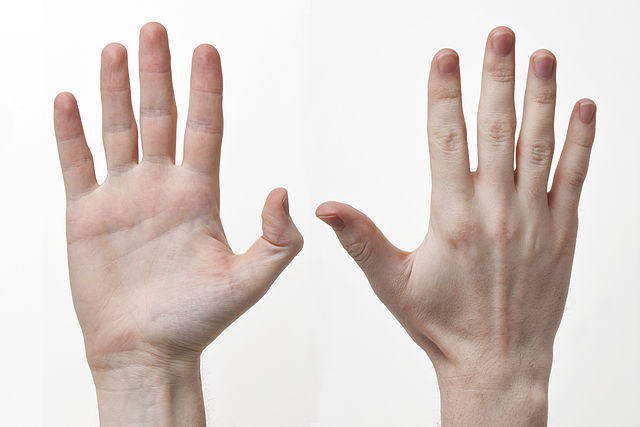
#> input picture images/hand.jpg, 640 x 427 px
$ python imread5.py
#> lines starting #> are read from the running program, lines starting #| are printed output that depends on the picture; after the words box and inside, x2 and y2 are one past the last pixel; in counts of white or black regions, pixels touching at a corner belong together
import cv2
import numpy as np

def nothing(x):
    pass

def createTrackbar():
    cv2.namedWindow("lower1")
    cv2.createTrackbar("L1","lower1", 0, 180, nothing)

    #cv2.namedWindow("lower2")
    cv2.createTrackbar("L2","lower1", 0, 255, nothing)

    #cv2.namedWindow("lower3")
    cv2.createTrackbar("L3","lower1", 0, 255, nothing)
    #cv2.namedWindow("upper1")
    cv2.createTrackbar("U1","lower1", 0, 180, nothing)

    #cv2.namedWindow("upper2")
    cv2.createTrackbar("U2","lower1", 0, 255, nothing)

    #cv2.namedWindow("upper3")
    cv2.createTrackbar("U3","lower1", 0, 255, nothing)

img = cv2.imread('images/hand.jpg')
#> img is the input picture: shape (427, 640, 3); mean B, G, R 201.5, 206.4, 218.3
# cv2.imshow("original image", img)
gray_scale= cv2.cvtColor(img, cv2.COLOR_BGR2GRAY)
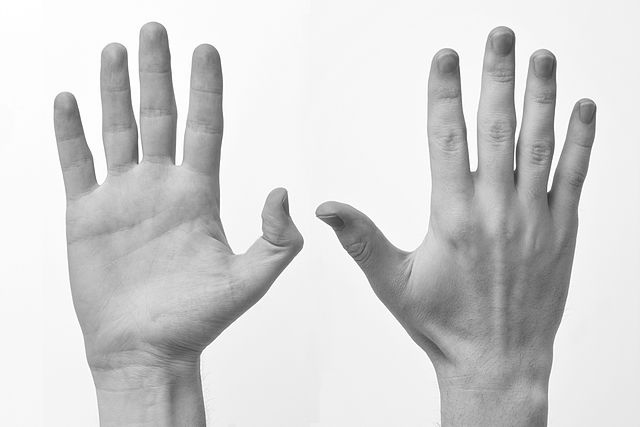
#> gray_scale: shape (427, 640); min 47, max 255, mean 209.4
# cv2.imshow("gray scale image", gray_scale)


# _, thresh_img=cv2.threshold(gray_scale, 127, 255, cv2.THRESH_BINARY)

# cv2.imshow("thresh img", thresh_img)
createTrackbar()
#> slider 'L1' is set to 36
#> slider 'L2' is set to 51
#> slider 'L3' is set to 51
#> slider 'U1' is set to 180
#> slider 'U2' is set to 255
#> slider 'U3' is set to 255

while True:
    L1=cv2.getTrackbarPos("L1","lower1")
    L2=cv2.getTrackbarPos("L2","lower1")
    L3=cv2.getTrackbarPos("L3","lower1")
    U1=cv2.getTrackbarPos("U1","lower1")
    U2=cv2.getTrackbarPos("U2","lower1")
    U3=cv2.getTrackbarPos("U3","lower1")
    # print(T)
    img_hsv=cv2.cvtColor(img,cv2.COLOR_BGR2HSV)
#> img_hsv: shape (427, 640, 3); mean H, S, V 9.6, 24.8, 218.4
    lower=np.array([L1,L2,L3])
    upper=np.array([U1,U2,U3])
    thresh_img=cv2.inRange(img_hsv,lower,upper)
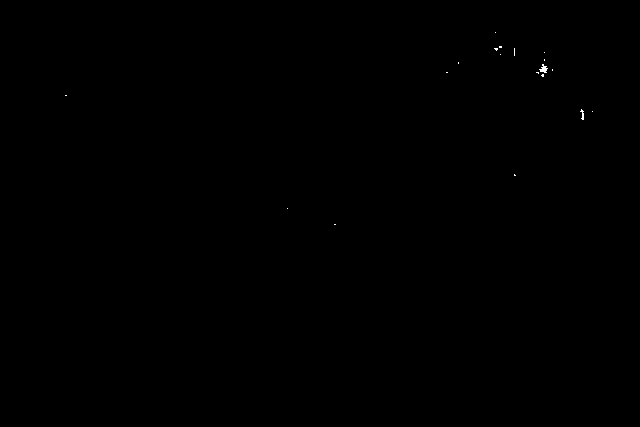
#> thresh_img: shape (427, 640); 0.04% white in thin lines or dots, all inside (x1, y1, x2, y2) = (65, 32, 593, 225)
    cv2.imshow("thresh image", thresh_img)
    # _,thresh_img=cv2.threshold(gray_scale, T, 255, cv2.THRESH_BINARY)
    # cv2.imshow("threshold", thresh_img)
    imageCopy=img.copy()

    contours,_=cv2.findContours(thresh_img,cv2.RETR_EXTERNAL, cv2.CHAIN_APPROX_NONE)
#> contours = 19 contours, 18 with area under 20; largest, box (x1, y1, x2, y2) and area: (539, 64, 548, 73) 28
    print(contours)
#> (printed output is left out)
    cv2.drawContours(imageCopy, contours, -1, (255,0,0), 2)
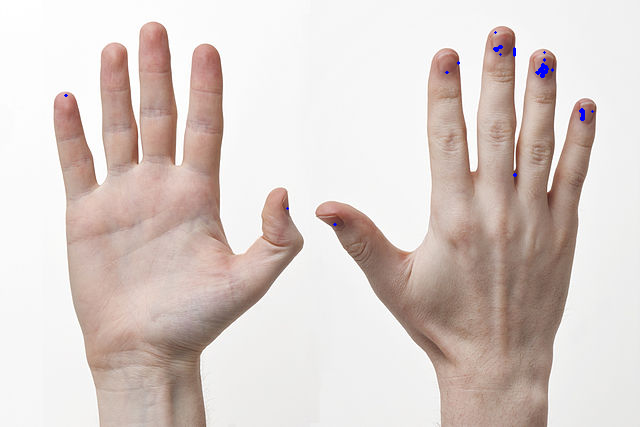
#> imageCopy: shape (427, 640, 3); 0.12% of pixels changed, all inside (x1, y1, x2, y2) = (64, 31, 594, 226)
    cv2.imshow("img", imageCopy)
    key=cv2.waitKey(1)
#> (key q is pressed here)
    if(key==ord('q')):
        break

cv2.waitKey(0)
cv2.destroyAllWindows()
